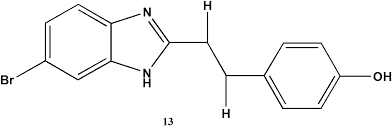
#> input picture in/1.png, 392 x 128 px
$ python 3.py
#> lines starting #> are read from the running program, lines starting #| are printed output that depends on the picture; after the words box and inside, x2 and y2 are one past the last pixel; in counts of white or black regions, pixels touching at a corner belong together
from PIL import Image
from pylab import *
import numpy as np
import imutils
from scipy.ndimage import filters
import cv2


def compute_harris_response(im,sigma=0.4):
    imx = zeros(im.shape)
    filters.gaussian_filter(im, (sigma,sigma), (0, 1), imx)
    imy = zeros(im.shape)
    filters.gaussian_filter(im, (sigma,sigma), (1, 0), imy)

    Wxx = filters.gaussian_filter(imx*imx, sigma)
    Wxy = filters.gaussian_filter(imx*imy, sigma)
    Wyy = filters.gaussian_filter(imy*imy, sigma)

    Wdet = Wxx*Wyy - Wxy**2
    Wtr = Wxx + Wyy

    return Wdet / (Wtr*Wtr)


def get_harris_points(harrisim, min_dist = 20, threshold = 0.7):

    val_max = 0
    for i in range(len(harrisim)):
        for j in range(len(harrisim[i])):
            if val_max < harrisim[i][j]:
                val_max = harrisim[i][j]

    corner_threshold = val_max * threshold
    harrisim_t = (harrisim > corner_threshold) * 1

    coords = array(harrisim_t.nonzero()).T
    candidate_values = [harrisim[c[0],c[1]] for c in coords]
    index = argsort(candidate_values)
    allowed_locations = zeros(harrisim.shape)
    allowed_locations[min_dist:-min_dist,min_dist:-min_dist] = 1
    filtered_coords = []
    for i in index:
        if allowed_locations[coords[i,0],coords[i,1]] == 1:
            filtered_coords.append(coords[i])
            allowed_locations[(coords[i,0]-min_dist):(coords[i,0]+min_dist),
                        (coords[i,1]-min_dist):(coords[i,1]+min_dist)] = 0

    return filtered_coords


def plot_harris_points(image, filtered_coords):
    figure()
    gray()
    imshow(image)
    plot([p[1] for p in filtered_coords], [p[0] for p in filtered_coords],'*')
    axis('off')
    show()


im = array(Image.open('in/1.png').convert('L'))

harrisim = compute_harris_response(im)
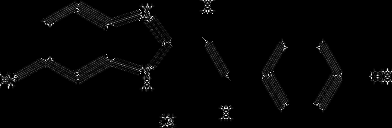
#> harrisim: shape (128, 392) float64; 75.6% of the values are NaN or infinite; the others: min -1.01e-16, max 0.248, mean 0.0178; drawn with min black, max white, NaN and infinite black
filtered_coords = get_harris_points(harrisim)
#> the loop in get_harris_points, `for i in range(len(harrisim)):` made 128 passes
#> after the loop in get_harris_points, `for i in range(len(harrisim)):`: val_max = 0.248
#> in get_harris_points, `corner_threshold = val_max * threshold`: corner_threshold = 0.174
#> in get_harris_points, `harrisim_t = (harrisim > corner_threshold) * 1`:
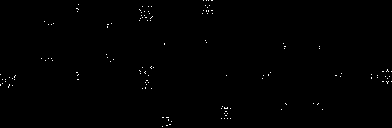
#> harrisim_t: shape (128, 392) int64; values 0 (black) and 1 (white), 0.37% white in thin lines or dots
#> in get_harris_points, `coords = array(harrisim_t.nonzero()).T`: coords = 188 pairs, first value 0 to 126, second value 0 to 391
#> in get_harris_points, `candidate_values = [harrisim[c[0],c[1]] for c in coords]`: candidate_values = 188 values, max 0.248 at index 124, min 0.174 at index 36, mean 0.217
#> in get_harris_points, `index = argsort(candidate_values)`: index = 188 values, max 187 at index 184, min 0 at index 132, mean 93.5
#> the loop in get_harris_points, `for i in index:` made 188 passes
#> i on passes 1 to 3: 36, 33, 71
#> after the loop in get_harris_points, `for i in index:`:
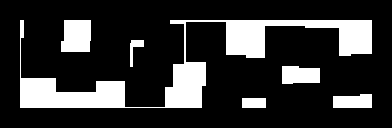
#> allowed_locations: shape (128, 392) float64; values 0 (black) and 1 (white), 19.8% white; 6 white regions, box (x1, y1, x2, y2) and area: (20, 20, 372, 108) 7531, (61, 20, 91, 52) 886, (282, 66, 320, 84) 615, (333, 94, 372, 108) 492, (242, 98, 266, 108) 240, (130, 40, 144, 67) 155
#> after the loop in get_harris_points, `for i in index:`: filtered_coords = [[61, 110], [67, 153], [72, 76], [58, 41], [106, 222], [46, 285], [76, 340], [20, 150], [87, 145], [21, 44], [78, 262], [103, 313], [48, 319], [23, 111], [44, 164], [75, 226], [74, 371], [42, 206], [104, 286]]
plot_harris_points(im, filtered_coords)
#> in plot_harris_points, `show()`:
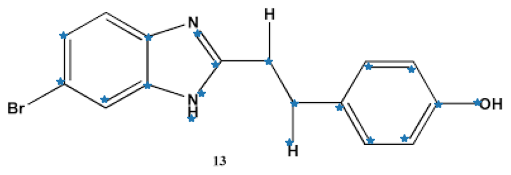
#> figure drawn by matplotlib, 1 panel
